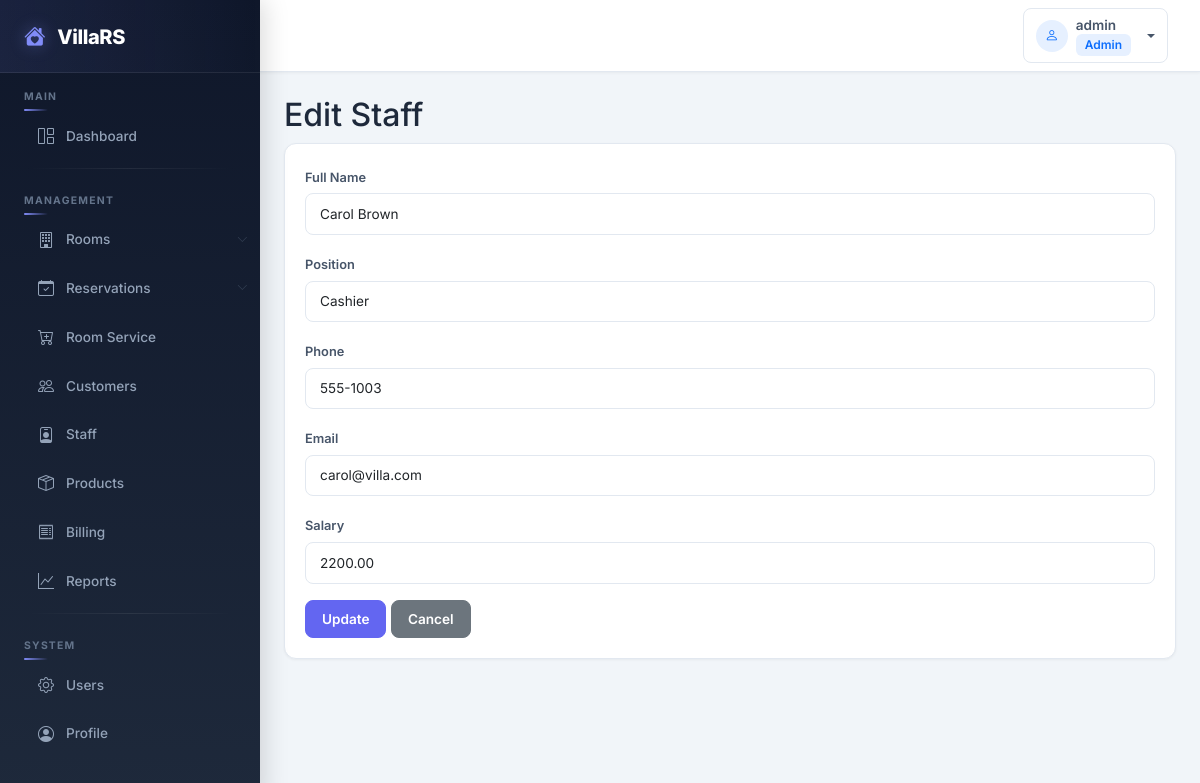
The app's page /modules/staff/edit.php?id=3 (signed in) with its own data.
### tables this page shows
CREATE TABLE IF NOT EXISTS staff (
    id INT AUTO_INCREMENT PRIMARY KEY,
    name VARCHAR(200) NOT NULL,
    position VARCHAR(100) NOT NULL,
    phone VARCHAR(20) NOT NULL,
    email VARCHAR(100) DEFAULT NULL,
    salary DECIMAL(10,2) NOT NULL,
    created_at TIMESTAMP DEFAULT CURRENT_TIMESTAMP
);

### modules/staff/edit.php (the view, shortened to what this page needs)
<?php
require_once '../../config/database.php';
$id = (int)$_GET['id'];
$staff = mysqli_fetch_assoc(mysqli_query($conn, "SELECT * FROM staff WHERE id=$id"));
include '../../includes/header.php';
include '../../includes/sidebar.php';
?>
<div id="page-content-wrapper" class="container-fluid p-4">
    <h2>Edit Staff</h2>
    <div class="card">
        <div class="card-body">
            <form method="POST">
                <div class="mb-3">
                    <label class="form-label">Full Name</label>
                    <input type="text" name="name" class="form-control" value="<?= htmlspecialchars($staff['name']) ?>" required>
                </div>
                <div class="mb-3">
                    <label class="form-label">Position</label>
                    <input type="text" name="position" class="form-control" value="<?= htmlspecialchars($staff['position']) ?>" required>
                </div>
                <div class="mb-3">
                    <label class="form-label">Phone</label>
                    <input type="text" name="phone" class="form-control" value="<?= htmlspecialchars($staff['phone']) ?>" required>
                </div>
                <div class="mb-3">
                    <label class="form-label">Email</label>
                    <input type="email" name="email" class="form-control" value="<?= htmlspecialchars($staff['email']) ?>">
                </div>
                <div class="mb-3">
                    <label class="form-label">Salary</label>
                    <input type="number" step="0.01" name="salary" class="form-control" value="<?= $staff['salary'] ?>" required>
                </div>
                <button type="submit" class="btn btn-primary">Update</button>
                <a href="index.php" class="btn btn-secondary">Cancel</a>
            </form>
        </div>
    </div>
</div>
<?php include '../../includes/footer.php'; ?>

### assets/css/style.css (style rules this page uses)
body { font-family: 'Inter', sans-serif; background-color: #f1f5f9; color: #1e293b; }
#page-content-wrapper { width: 100%; min-width: 0; margin-left: 260px; transition: margin-left 0.3s ease; }
.card { border: 1px solid #e2e8f0; border-radius: 12px; box-shadow: 0 1px 3px rgba(0,0,0,0.05); background: #fff; transition: box-shadow 0.2s ease; }
.card-body { padding: 1.25rem; }
.btn { border-radius: 8px; font-weight: 600; font-size: 0.85rem; padding: 0.5rem 1rem; transition: all 0.2s ease; display: inline-flex; align-items: center; gap: 0.4rem; }
.btn-primary { background: #6366f1; border-color: #6366f1; }
.form-control, .form-select { border-radius: 8px; border: 1px solid #e2e8f0; padding: 0.6rem 0.875rem; font-size: 0.85rem; transition: all 0.2s ease; }
.form-label { font-size: 0.8rem; font-weight: 600; color: #475569; margin-bottom: 0.4rem; }

### records on screen
staff: name "Carol Brown", position "Cashier", phone "555-1003", email "carol@villa.com", salary "2200.00"

### other values on screen
$_SESSION['username'] "admin"
$_SESSION['role'] "Admin"
